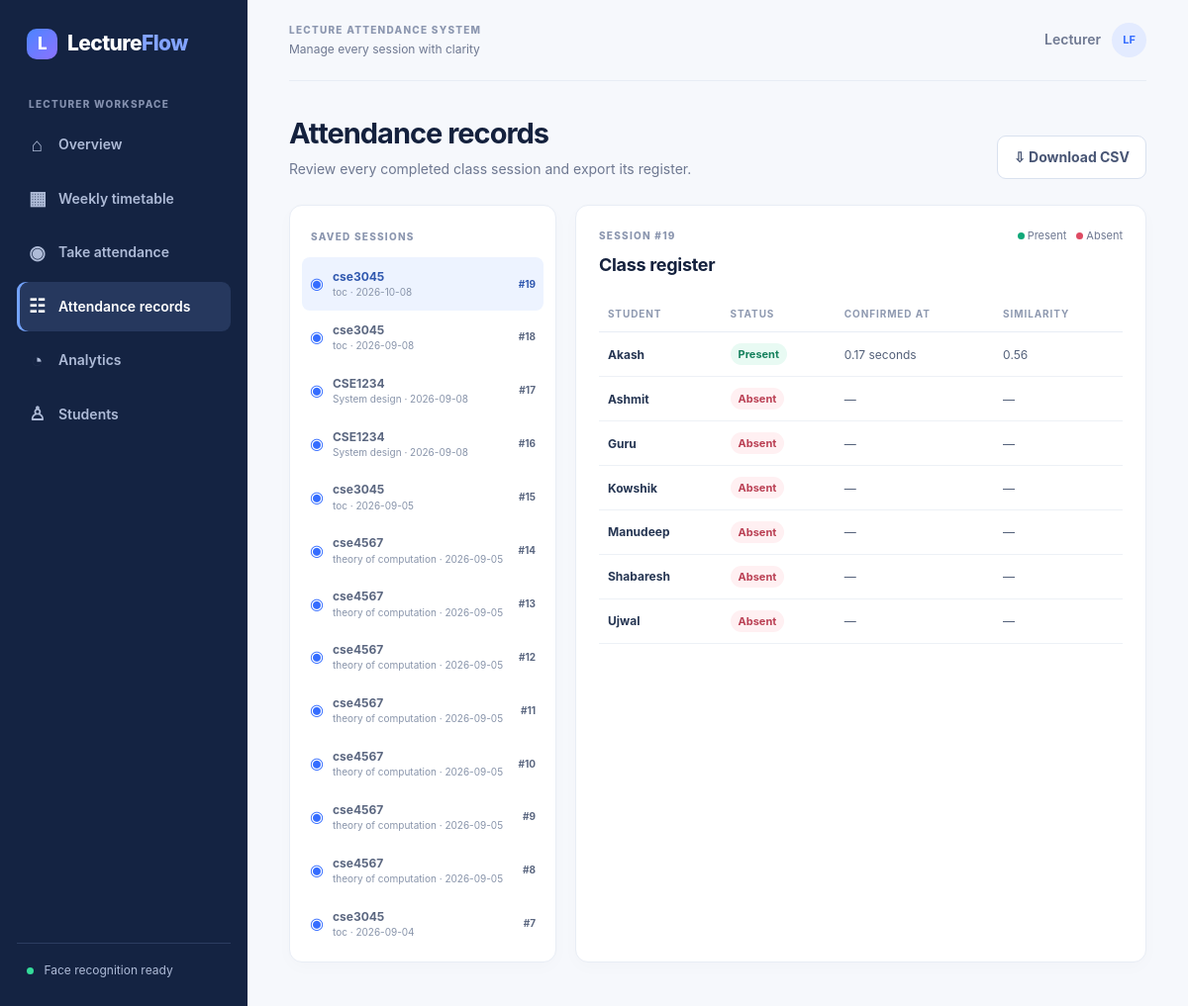
Page /records on the committed database.
### tables this page shows
CREATE TABLE attendance_sessions (
    session_id INTEGER PRIMARY KEY AUTOINCREMENT,
    class_name TEXT NOT NULL,
    subject TEXT NOT NULL,
    source TEXT NOT NULL,
    started_at TEXT NOT NULL,
    ended_at TEXT NOT NULL
);

CREATE TABLE attendance_records (
    record_id INTEGER PRIMARY KEY AUTOINCREMENT,
    session_id INTEGER NOT NULL,
    student_name TEXT NOT NULL,
    status TEXT NOT NULL CHECK(status IN ('Present', 'Absent')),
    first_confirmed_seconds REAL,
    similarity REAL,
    FOREIGN KEY(session_id) REFERENCES attendance_sessions(session_id),
    UNIQUE(session_id, student_name)
);

### app.py (the view)
@app.route("/records")
def records():
    sessions = database.recent_sessions(100, DB_PATH)
    requested_id = request.args.get("session", type=int)
    session_id = requested_id or (sessions[0][0] if sessions else None)
    return render_template("records.html", page="records", sessions=sessions, session_id=session_id, records=database.session_records(session_id, DB_PATH) if session_id else [])

### app.py (called while the page is built)
@app.context_processor
def inject_navigation():
    return {"days": DAYS}

### database.py (called while the page is built)
@contextmanager
def connect(db_path: str | Path = DEFAULT_DB):
    path = Path(db_path)
    path.parent.mkdir(parents=True, exist_ok=True)
    connection = sqlite3.connect(path)
    try:
        connection.execute("PRAGMA foreign_keys = ON")
        connection.executescript(SCHEMA)
        yield connection
        connection.commit()
    finally:
        connection.close()

def recent_sessions(limit: int = 20, db_path: str | Path = DEFAULT_DB):
    with connect(db_path) as connection:
        return connection.execute(
            "SELECT session_id, class_name, subject, source, started_at, ended_at FROM attendance_sessions ORDER BY session_id DESC LIMIT ?",
            (limit,),
        ).fetchall()

def session_records(session_id: int, db_path: str | Path = DEFAULT_DB):
    with connect(db_path) as connection:
        return connection.execute(
            "SELECT student_name, status, first_confirmed_seconds, similarity FROM attendance_records WHERE session_id = ? ORDER BY student_name",
            (session_id,),
        ).fetchall()

### templates/records.html
{% extends 'base.html' %}{% block title %}Attendance records · LectureFlow{% endblock %}{% block content %}
<section class="page-heading"><div><h1>Attendance records</h1><p>Review every completed class session and export its register.</p></div>{% if session_id %}<a class="button ghost" href="{{ url_for('download_records', session_id=session_id) }}">⇩ Download CSV</a>{% endif %}</section>
{% if sessions %}<section class="records-layout"><aside class="panel session-list"><p class="eyebrow">SAVED SESSIONS</p>{% for session in sessions %}<a href="{{ url_for('records', session=session[0]) }}" class="session-link {{ 'active' if session[0] == session_id }}"><span class="session-icon">◉</span><span><strong>{{ session[1] }}</strong><small>{{ session[2] }} · {{ session[4][:10] }}</small></span><b>#{{ session[0] }}</b></a>{% endfor %}</aside><section class="panel records-table"><div class="panel-heading"><div><p class="eyebrow">SESSION #{{ session_id }}</p><h2>Class register</h2></div><div class="legend"><span><i class="present-dot"></i>Present</span><span><i class="absent-dot"></i>Absent</span></div></div><div class="table-wrap"><table><thead><tr><th>STUDENT</th><th>STATUS</th><th>CONFIRMED AT</th><th>SIMILARITY</th></tr></thead><tbody>{% for record in records %}<tr><td><strong>{{ record[0] }}</strong></td><td><span class="status {{ record[1].lower() }}">{{ record[1] }}</span></td><td>{{ record[2] ~ ' seconds' if record[2] is not none else '—' }}</td><td>{{ '%.2f'|format(record[3]) if record[3] is not none else '—' }}</td></tr>{% endfor %}</tbody></table></div></section></section>{% else %}<section class="empty-state large"><span>☷</span><h2>No attendance records yet</h2><p>Completed attendance sessions will appear here.</p><a class="button primary" href="{{ url_for('take_attendance') }}">Start attendance</a></section>{% endif %}
{% endblock %}

### static/css/app.css (style rules this page uses)
:root { --ink:#14213d;--muted:#6e7891;--line:#e8edf5;--paper:#fff;--ground:#f6f8fc;--blue:#356dff;--violet:#7357e8;--green:#11a879;--amber:#f39a32;--red:#de4b63;--navy:#142342 }
* { box-sizing:border-box }
body { margin:0;background:var(--ground);color:var(--ink);font:14px/1.45 Inter,Segoe UI,Arial,sans-serif }
.side-label,.eyebrow { font-size:10px;letter-spacing:1.25px;font-weight:800;color:#8b96af;margin:0 0 9px }
.page-heading { display:flex;align-items:flex-end;justify-content:space-between;gap:15px;margin-bottom:26px }
.page-heading h1 { font-size:29px;letter-spacing:-1px;margin:0 0 5px }
.page-heading p { color:var(--muted);margin:0 }
.button { border:0;border-radius:9px;padding:11px 16px;font:inherit;font-weight:750;text-decoration:none;cursor:pointer;display:inline-flex;align-items:center;justify-content:center;gap:9px }
.button.ghost { background:#fff;border:1px solid #d9e1ef;color:#495675 }
.panel { background:var(--paper);border:1px solid var(--line);border-radius:13px;padding:23px;box-shadow:0 5px 18px #14213d05 }
.panel-heading { display:flex;align-items:flex-start;justify-content:space-between;gap:12px;margin-bottom:18px }
.panel-heading h2,.panel h2 { font-size:18px;margin:0;letter-spacing:-.3px }
.type-pill,.status,.rate { font-size:11px;font-weight:750;padding:4px 8px;border-radius:20px;background:#f1f4f9;color:#66708a;margin-left:auto }
.table-wrap { overflow:auto }
table { width:100%;border-collapse:collapse }
th { text-align:left;font-size:10px;letter-spacing:.9px;color:#8e99b0;padding:11px 9px;border-bottom:1px solid var(--line) }
td { padding:13px 9px;color:#536079;border-bottom:1px solid #edf1f6;font-size:12px }
td strong { color:#263653 }
.records-layout { display:grid;grid-template-columns:270px 1fr;gap:19px }
.session-list { padding:12px }
.session-list .eyebrow { padding:12px 9px 4px }
.session-link { display:flex;align-items:center;gap:9px;text-decoration:none;padding:11px 8px;border-radius:8px;color:#5b6780 }
.session-link:hover,.session-link.active { background:#edf3ff;color:#3058af }
.session-icon { color:var(--blue);font-size:16px }
.session-link strong,.session-link small { display:block;font-size:12px }
.session-link small { font-size:10px;color:#8894aa }
.session-link b { margin-left:auto;font-size:10px }
.legend { display:flex;gap:10px;color:var(--muted);font-size:11px }
.legend i { display:inline-block;width:7px;height:7px;border-radius:50%;margin-right:3px }
.present-dot { background:var(--green) }
.absent-dot { background:var(--red) }
.status.present { color:#16815d;background:#e8faf3 }
.status.absent { color:#ba4054;background:#fff0f2 }

### rows in the picture
attendance_sessions: class_name "cse3045", subject "toc", started_at "2026-10-08", session_id "19"
attendance_sessions: class_name "cse3045", subject "toc", started_at "2026-09-08", session_id "18"
attendance_sessions: class_name "CSE1234", subject "System design", started_at "2026-09-08", session_id "17"
attendance_sessions: class_name "CSE1234", subject "System design", started_at "2026-09-08", session_id "16"
attendance_sessions: class_name "cse3045", subject "toc", started_at "2026-09-05", session_id "15"
attendance_sessions: class_name "cse4567", subject "theory of computation", started_at "2026-09-05", session_id "14"
attendance_sessions: class_name "cse4567", subject "theory of computation", started_at "2026-09-05", session_id "13"
attendance_sessions: class_name "cse4567", subject "theory of computation", started_at "2026-09-05", session_id "12"
attendance_sessions: class_name "cse4567", subject "theory of computation", started_at "2026-09-05", session_id "11"
attendance_sessions: class_name "cse4567", subject "theory of computation", started_at "2026-09-05", session_id "10"
attendance_sessions: class_name "cse4567", subject "theory of computation", started_at "2026-09-05", session_id "9"
attendance_sessions: class_name "cse4567", subject "theory of computation", started_at "2026-09-05", session_id "8"
attendance_sessions: class_name "cse3045", subject "toc", started_at "2026-09-04", session_id "7"
attendance_records: student_name "Akash", status "Present", first_confirmed_seconds "0.17 seconds", similarity "0.56"
attendance_records: student_name "Ashmit", status "Absent", record "—", value "—"
attendance_records: student_name "Guru", status "Absent", record "—", value "—"
attendance_records: student_name "Kowshik", status "Absent", record "—", value "—"
attendance_records: student_name "Manudeep", status "Absent", record "—", value "—"
attendance_records: student_name "Shabaresh", status "Absent", record "—", value "—"
attendance_records: student_name "Ujwal", status "Absent", record "—", value "—"

### other values in the picture
{{ today_label|default('Manage every session with clarity') }} "Manage every session with clarity"
{{ session_id }} "19"
